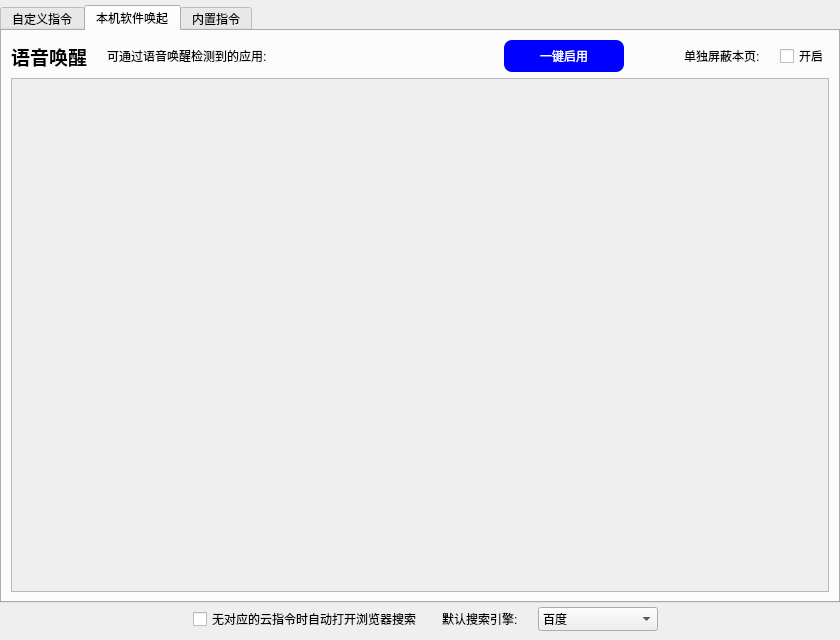
<?xml version="1.0" encoding="UTF-8"?>
<ui version="4.0">
 <class>DialogCloudCmd</class>
 <widget class="QDialog" name="DialogCloudCmd">
  <property name="geometry">
   <rect>
    <x>0</x>
    <y>0</y>
    <width>840</width>
    <height>640</height>
   </rect>
  </property>
  <property name="windowTitle">
   <string>云指令设置</string>
  </property>
  <layout class="QVBoxLayout" name="verticalLayout_4">
   <property name="spacing">
    <number>0</number>
   </property>
   <property name="leftMargin">
    <number>0</number>
   </property>
   <property name="topMargin">
    <number>5</number>
   </property>
   <property name="rightMargin">
    <number>0</number>
   </property>
   <property name="bottomMargin">
    <number>0</number>
   </property>
   <item>
    <widget class="QTabWidget" name="tabWidget">
     <property name="currentIndex">
      <number>1</number>
     </property>
     <widget class="QWidget" name="tab0">
      <attribute name="title">
       <string>自定义指令</string>
      </attribute>
      <layout class="QVBoxLayout" name="verticalLayout">
       <item>
        <layout class="QHBoxLayout" name="horizontalLayout_5">
         <property name="spacing">
          <number>20</number>
         </property>
         <property name="bottomMargin">
          <number>0</number>
         </property>
         <item>
          <spacer name="horizontalSpacer_5">
           <property name="orientation">
            <enum>Qt::Horizontal</enum>
           </property>
           <property name="sizeHint" stdset="0">
            <size>
             <width>40</width>
             <height>20</height>
            </size>
           </property>
          </spacer>
         </item>
         <item>
          <widget class="QLabel" name="label_8">
           <property name="minimumSize">
            <size>
             <width>0</width>
             <height>32</height>
            </size>
           </property>
           <property name="text">
            <string>单独屏蔽本页:</string>
           </property>
          </widget>
         </item>
         <item>
          <widget class="ToggleButton" name="checkBoxIgnore0">
           <property name="minimumSize">
            <size>
             <width>0</width>
             <height>24</height>
            </size>
           </property>
           <property name="maximumSize">
            <size>
             <width>52</width>
             <height>16777215</height>
            </size>
           </property>
           <property name="text">
            <string>开启</string>
           </property>
          </widget>
         </item>
        </layout>
       </item>
       <item>
        <widget class="QTableView" name="tableView">
         <property name="focusPolicy">
          <enum>Qt::NoFocus</enum>
         </property>
         <property name="selectionMode">
          <enum>QAbstractItemView::SingleSelection</enum>
         </property>
         <property name="selectionBehavior">
          <enum>QAbstractItemView::SelectRows</enum>
         </property>
        </widget>
       </item>
       <item>
        <layout class="QHBoxLayout" name="horizontalLayout" stretch="0,0,0,0,0,2,0,0">
         <property name="spacing">
          <number>10</number>
         </property>
         <item>
          <widget class="QLabel" name="label_2">
           <property name="text">
            <string>功能:</string>
           </property>
          </widget>
         </item>
         <item>
          <widget class="QComboBox" name="comboBoxFunc">
           <item>
            <property name="text">
             <string>文件</string>
            </property>
           </item>
           <item>
            <property name="text">
             <string>文件夹</string>
            </property>
           </item>
           <item>
            <property name="text">
             <string>网站</string>
            </property>
           </item>
           <item>
            <property name="text">
             <string>固定文本</string>
            </property>
           </item>
          </widget>
         </item>
         <item>
          <widget class="QLabel" name="label">
           <property name="text">
            <string>指令词:</string>
           </property>
          </widget>
         </item>
         <item>
          <widget class="QLineEdit" name="lineEditWord"/>
         </item>
         <item>
          <widget class="QLabel" name="label_3">
           <property name="text">
            <string>执行路径:</string>
           </property>
          </widget>
         </item>
         <item>
          <widget class="QLineEdit" name="lineEditData"/>
         </item>
         <item>
          <widget class="QPushButton" name="pushButtonSet">
           <property name="text">
            <string>...</string>
           </property>
          </widget>
         </item>
         <item>
          <widget class="QPushButton" name="pushButtonAdd">
           <property name="text">
            <string>添加</string>
           </property>
          </widget>
         </item>
        </layout>
       </item>
      </layout>
     </widget>
     <widget class="QWidget" name="tab1">
      <attribute name="title">
       <string>本机软件唤起</string>
      </attribute>
      <layout class="QVBoxLayout" name="verticalLayout_3">
       <item>
        <layout class="QHBoxLayout" name="horizontalLayout_2" stretch="0,1,0,0,0,0">
         <property name="spacing">
          <number>20</number>
         </property>
         <item>
          <widget class="QLabel" name="label_4">
           <property name="font">
            <font>
             <family>Microsoft YaHei UI</family>
             <pointsize>14</pointsize>
             <italic>false</italic>
             <bold>true</bold>
            </font>
           </property>
           <property name="text">
            <string>语音唤醒</string>
           </property>
          </widget>
         </item>
         <item>
          <widget class="QLabel" name="label_7">
           <property name="text">
            <string>可通过语音唤醒检测到的应用:</string>
           </property>
          </widget>
         </item>
         <item>
          <widget class="QPushButton" name="pushButtonAllOn">
           <property name="minimumSize">
            <size>
             <width>120</width>
             <height>32</height>
            </size>
           </property>
           <property name="styleSheet">
            <string notr="true">background-color: rgb(0, 0, 255);
color: rgb(255, 255, 255);
border:1 px solid #0000ff;
border-radius:8px;</string>
           </property>
           <property name="text">
            <string>一键启用</string>
           </property>
          </widget>
         </item>
         <item>
          <spacer name="horizontalSpacer_3">
           <property name="orientation">
            <enum>Qt::Horizontal</enum>
           </property>
           <property name="sizeHint" stdset="0">
            <size>
             <width>40</width>
             <height>20</height>
            </size>
           </property>
          </spacer>
         </item>
         <item>
          <widget class="QLabel" name="label_5">
           <property name="text">
            <string>单独屏蔽本页:</string>
           </property>
          </widget>
         </item>
         <item>
          <widget class="ToggleButton" name="checkBoxIgnore1">
           <property name="maximumSize">
            <size>
             <width>52</width>
             <height>16777215</height>
            </size>
           </property>
           <property name="text">
            <string>开启</string>
           </property>
          </widget>
         </item>
        </layout>
       </item>
       <item>
        <widget class="QScrollArea" name="scrollArea">
         <property name="widgetResizable">
          <bool>true</bool>
         </property>
         <widget class="QWidget" name="scrollAreaWidgetContents">
          <property name="geometry">
           <rect>
            <x>0</x>
            <y>0</y>
            <width>814</width>
            <height>509</height>
           </rect>
          </property>
          <layout class="QVBoxLayout" name="verticalLayout_2"/>
         </widget>
        </widget>
       </item>
      </layout>
     </widget>
     <widget class="QWidget" name="tab2">
      <attribute name="title">
       <string>内置指令</string>
      </attribute>
      <layout class="QVBoxLayout" name="verticalLayout_5">
       <item>
        <layout class="QHBoxLayout" name="horizontalLayout_4">
         <property name="spacing">
          <number>20</number>
         </property>
         <property name="bottomMargin">
          <number>0</number>
         </property>
         <item>
          <spacer name="horizontalSpacer_4">
           <property name="orientation">
            <enum>Qt::Horizontal</enum>
           </property>
           <property name="sizeHint" stdset="0">
            <size>
             <width>40</width>
             <height>20</height>
            </size>
           </property>
          </spacer>
         </item>
         <item>
          <widget class="QLabel" name="labelTitle2">
           <property name="minimumSize">
            <size>
             <width>0</width>
             <height>32</height>
            </size>
           </property>
           <property name="text">
            <string>单独屏蔽本页:</string>
           </property>
          </widget>
         </item>
         <item>
          <widget class="ToggleButton" name="checkBoxIgnore2">
           <property name="minimumSize">
            <size>
             <width>0</width>
             <height>24</height>
            </size>
           </property>
           <property name="maximumSize">
            <size>
             <width>52</width>
             <height>16777215</height>
            </size>
           </property>
           <property name="text">
            <string>开启</string>
           </property>
          </widget>
         </item>
        </layout>
       </item>
       <item>
        <widget class="QTableView" name="tableView1">
         <property name="selectionMode">
          <enum>QAbstractItemView::SingleSelection</enum>
         </property>
         <property name="selectionBehavior">
          <enum>QAbstractItemView::SelectRows</enum>
         </property>
        </widget>
       </item>
      </layout>
     </widget>
    </widget>
   </item>
   <item>
    <layout class="QHBoxLayout" name="horizontalLayout_3">
     <property name="spacing">
      <number>20</number>
     </property>
     <property name="leftMargin">
      <number>10</number>
     </property>
     <property name="bottomMargin">
      <number>5</number>
     </property>
     <item>
      <spacer name="horizontalSpacer">
       <property name="orientation">
        <enum>Qt::Horizontal</enum>
       </property>
       <property name="sizeHint" stdset="0">
        <size>
         <width>40</width>
         <height>20</height>
        </size>
       </property>
      </spacer>
     </item>
     <item alignment="Qt::AlignHCenter">
      <widget class="QCheckBox" name="checkBoxSearch">
       <property name="text">
        <string>无对应的云指令时自动打开浏览器搜索</string>
       </property>
      </widget>
     </item>
     <item alignment="Qt::AlignHCenter">
      <widget class="QLabel" name="label_6">
       <property name="minimumSize">
        <size>
         <width>0</width>
         <height>32</height>
        </size>
       </property>
       <property name="text">
        <string>默认搜索引擎:</string>
       </property>
      </widget>
     </item>
     <item alignment="Qt::AlignHCenter">
      <widget class="QComboBox" name="comboBoxEngine">
       <property name="minimumSize">
        <size>
         <width>120</width>
         <height>24</height>
        </size>
       </property>
       <item>
        <property name="text">
         <string>百度</string>
        </property>
       </item>
       <item>
        <property name="text">
         <string>Google</string>
        </property>
       </item>
       <item>
        <property name="text">
         <string>雅虎</string>
        </property>
       </item>
      </widget>
     </item>
     <item>
      <spacer name="horizontalSpacer_2">
       <property name="orientation">
        <enum>Qt::Horizontal</enum>
       </property>
       <property name="sizeHint" stdset="0">
        <size>
         <width>40</width>
         <height>20</height>
        </size>
       </property>
      </spacer>
     </item>
    </layout>
   </item>
  </layout>
 </widget>
 <customwidgets>
  <customwidget>
   <class>ToggleButton</class>
   <extends>QCheckBox</extends>
   <header>togglebutton.h</header>
  </customwidget>
 </customwidgets>
 <resources/>
 <connections/>
</ui>
